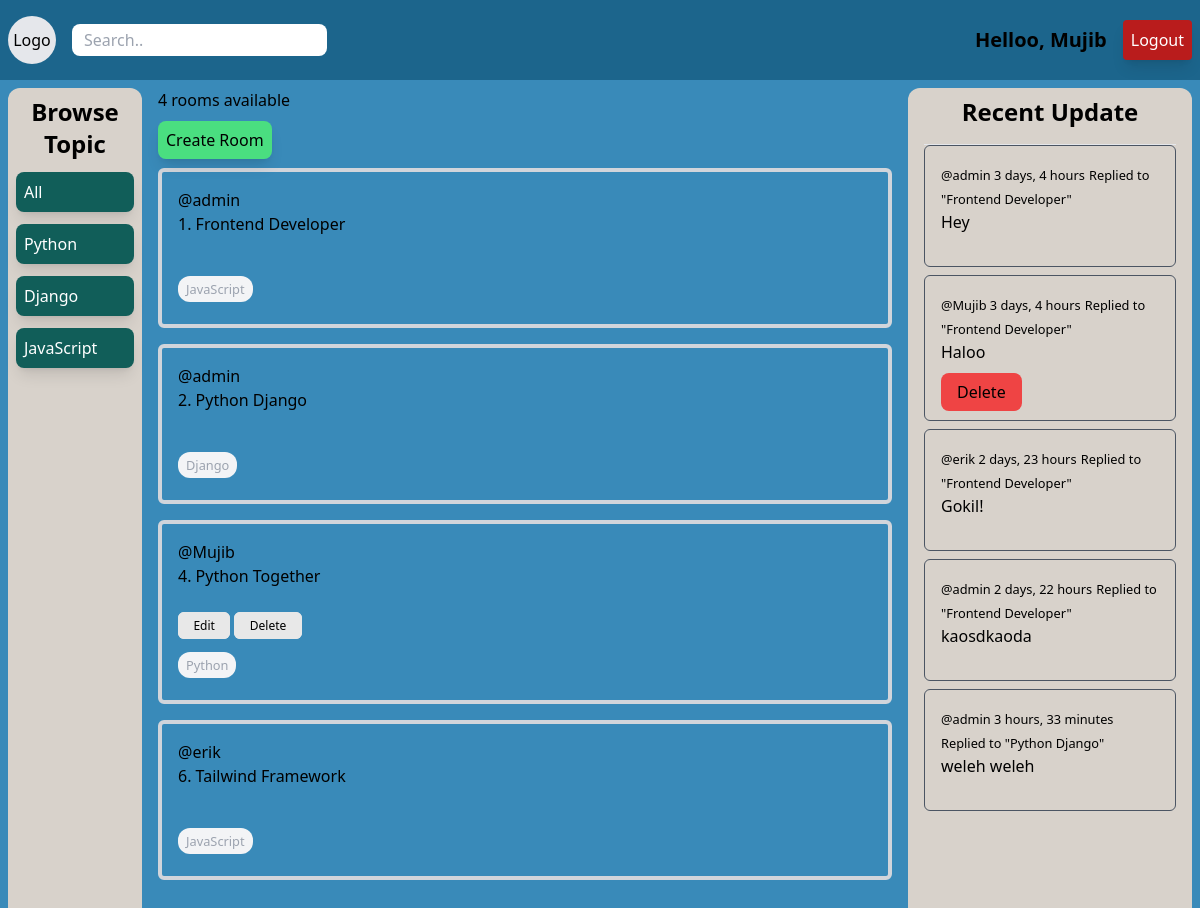
Screenshot of / (signed in) with the database file from the repository.
### base/models.py (models this page shows, shortened)
class Topic(models.Model):
    name = models.CharField(max_length=200)

class Room(models.Model):
    host = models.ForeignKey(User, on_delete=models.SET_NULL, null=True)
    topic = models.ForeignKey(Topic, on_delete=models.SET_NULL, null=True)
    name = models.CharField(max_length=200)
    description = models.TextField(null=True, blank=True)
    participants = models.ManyToManyField(User, related_name='participants', blank=True)
    updated = models.DateTimeField(auto_now=True)
    created = models.DateTimeField(auto_now_add=True)
    def __str__(self):
        return self.name

class Message(models.Model):
    user = models.ForeignKey(User, on_delete=models.CASCADE)
    room = models.ForeignKey(Room, on_delete=models.CASCADE)
    body = models.TextField()
    updated = models.DateTimeField(auto_now=True)
    created = models.DateTimeField(auto_now_add=True)
    def __str__(self):
        return self.body[0:50]

### base/views.py (the view)
# urls.py: path('', views.home, name='home'),
def home(request):
    q = request.GET.get('q') if request.GET.get('q') != None else ''
    rooms = Room.objects.filter(
        Q(topic__name__icontains=q) | Q(name__icontains=q) | Q(
            description__icontains=q) | Q(host__username__icontains=q)
    )
    topics = Topic.objects.all()
    room_count = rooms.count()
    room_messages = Message.objects.filter(Q(room__topic__name__icontains=q))
    context = {'rooms': rooms, 'topics': topics, 'room_count': room_count, 'room_messages': room_messages}
    return render(request, 'base/home.html', context)

### base/templates/base/home.html
{% extends 'main.html' %} {% block content %}
<div class="grid grid-cols-8 gap-4 w-full h-screen">
  <div class="col-span-1 bg-[#D8D2CB] p-2 flex flex-col gap-y-3 rounded-xl">
    {% include 'base/topics_component.html' %}
  </div>
  <div class="col-span-5">
    <p class="mb-4">{{room_count}} rooms available</p>
    <a
      class="bg-green-400 p-2 buttonCreate shadow-lg"
      href="{% url 'create' %}"
      >Create Room</a
    >
    <div class="mt-4">
      {% include 'base/feeds_component.html' %}
    </div>
  </div>
  <div class="bg-[#D8D2CB] rounded-xl px-4 p-2 col-span-2">{% include 'base/activity_component.html' %}</div>
</div>
{% endblock %}

### templates/navbar.html
<div
  class="w-full h-20 bg-[#1C658C] flex flex-row items-center justify-between p-2"
>
  <div class="flex justify-center items-center">
    <a href="{% url 'home' %}">
      <h1 class="bg-gray-200 w-12 h-12 p-2 rounded-full mr-4 flex justify-center items-center"><p>Logo</p></h1>
    </a>
    <form method="GET" action="{% url 'home' %}">
      <input class="p-1 rounded-lg px-3" type="text" name="q" placeholder="Search.." />
    </form>
  </div>
  {% if request.user.is_authenticated %}
  <div class="flex justify-center items-center">
    <p class="mx-4 font-semibold text-xl">Helloo, {{request.user}}</p>
    <a class="text-white bg-red-700 p-2 shadow-lg rounded" href="{% url 'logout' %}"
      >Logout</a
    >
  </div>
  {% else %}
  <div>
    <a class="text-green-800 bg-white p-2 shadow-lg" href="{% url 'login' %}"
      >Login</a
    >
  </div>
  {% endif %}
</div>

### base/templates/base/topics_component.html
<p class="text-center font-semibold text-2xl">Browse Topic</p>
<a
  class="bg-teal-800 p-2 rounded-lg text-white shadow-lg hover:bg-teal-500 cursor-pointer"
  href="{% url 'home' %}"
>
  All
</a>
{% for topic in topics %}
<a
  class="bg-teal-800 p-2 rounded-lg text-white shadow-lg hover:bg-teal-500 cursor-pointer"
  href="{% url 'home' %}?q={{topic.name}}"
>
  {{ topic.name }}
</a>
{% endfor %}

### base/templates/base/feeds_component.html
    <div class="mt-2">
      {% for room in rooms %}
      <div class="mb-4 p-4 rounded-md flex flex-col border-4 border-gray-300">
        <a href="{% url 'profile' room.host.id %}">@{{room.host.username}}</a>
        <h5 class="mb-6">
          {{room.id}}. <a href="{% url 'room' room.id %}">{{ room.name }}</a>
        </h5>
        <div class="mb-4">
          {% if request.user == room.host %}
          <a class="buttonInd" href="{% url 'update' room.id %}">Edit</a>
          <a class="buttonInd" href="{% url 'delete' room.id %}">Delete</a>
          {% endif %}
        </div>
        <div class="w-20 mb-2">
          <small
            class="bg-gray-100 p-1 px-2 rounded-xl text-gray-400 self-center"
            >{{room.topic.name}}</small
          >
        </div>
      </div>
      {% endfor %}
    </div>

### base/templates/base/activity_component.html
<p class="text-center mb-4 font-semibold text-2xl">Recent Update</p>
    <hr>
    {% for message in room_messages %}
    <div class="p-4 border border-gray-600 rounded-md mb-2">
        <div> <small><a href="{% url 'profile' message.user.id %}">@{{message.user}} </a> {{ message.created|timesince}}</small>
            <small>Replied to "{{message.room}}"</small></div>
            <p class="mb-4">{{message}}</p>
            {% if request.user == message.user %}
                <a class="bg-red-500 px-4 py-2 rounded-lg" href="{% url 'delete_message' message.id %}">Delete</a>
            {% endif %}
    </div>
    {% endfor %}

### templates/main.html (style rules this page uses)
.buttonInd { padding: 0.3em 1.2em; font-size: 12px; border-radius: 0.5em; background: #e8e8e8; border: 1px solid #e8e8e8; }
.buttonCreate { border-radius: 0.5em; }

### rows the page displays
Topic: name "Python"
Topic: name "Django"
Topic: name "JavaScript"
Room: host.username "admin", id "1", name "Frontend Developer", topic.name "JavaScript"
Room: host.username "admin", id "2", name "Python Django", topic.name "Django"
Room: host.username "Mujib", id "4", name "Python Together", shows "Edit", topic.name "Python"
Room: host.username "erik", id "6", name "Tailwind Framework", topic.name "JavaScript"
Message: user "admin", created "3 days, 4 hours", room "Frontend Developer", body "Hey"
Message: user "Mujib", created "3 days, 4 hours", room "Frontend Developer", body "Haloo", shows "Delete"
Message: user "erik", created "2 days, 23 hours", room "Frontend Developer", body "Gokil!"
Message: user "admin", created "2 days, 22 hours", room "Frontend Developer", body "kaosdkaoda"
Message: user "admin", created "3 hours, 33 minutes", room "Python Django", body "weleh weleh"

### other values shown
{{ request.user }} "Mujib"
{{ room_count }} "4"
